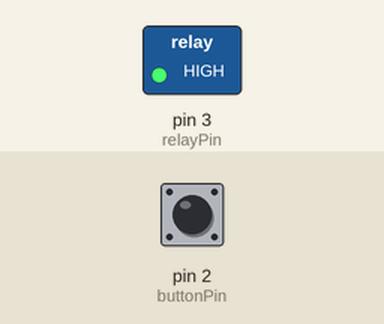
Bench run of a sketch on a simulated Arduino Uno, built with avr-gcc and run on an emulated ATmega328P. On the bench: switched loads named in the sketch (green lamp = pin HIGH). Dashed ring = blinking. Inputs (shaded band) come from the test bench; at power-on: pin 2 (buttonPin) HIGH.

Above: at 1.2 s.
1.3 s: pin 2 (buttonPin) pulled LOW for 0.15 s
At 2.2 s:
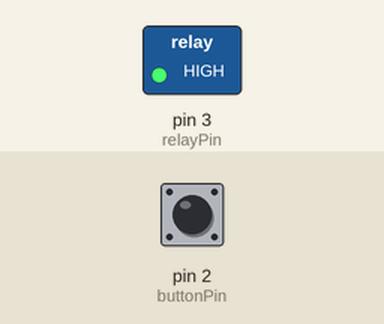
2.9 s: pin 2 (buttonPin) pulled LOW for 3.2 s
At 3.11 s:
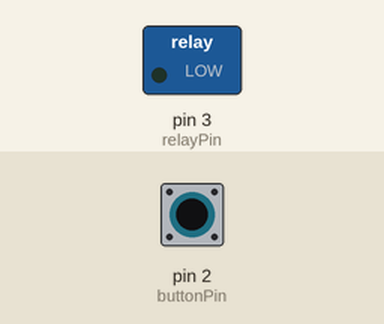
Timing chart, 0 to 7.6 s (numbered marks = the images above; inputs shaded):
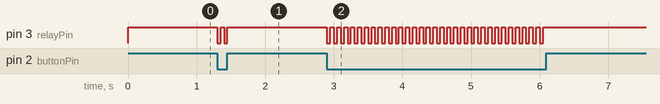

The sketch:

solenoid_control.ino
```cpp
const int buttonPin = 2;  // Pin for the button
const int relayPin = 3;   // Pin for the relay

void setup() {
  pinMode(buttonPin, INPUT_PULLUP); // Button as input with internal pull-up
  pinMode(relayPin, OUTPUT);        // Relay as output
  digitalWrite(relayPin, HIGH);     // Relay initially HIGH (off)
}

void loop() {
  int buttonState = digitalRead(buttonPin);

  if (buttonState == LOW) {         // Button is pressed
    while (digitalRead(buttonPin) == LOW) { // Keep toggling while button is held
      digitalWrite(relayPin, LOW);  // Turn relay on (LOW)
      delay(50);                    // Wait for 50 milliseconds
      digitalWrite(relayPin, HIGH); // Turn relay off (HIGH)
      delay(50);                    // Wait for 50 milliseconds
    }
  }
}
```

Measured:
- after the input at 1.3 s, pin 3 (relayPin): alternates HIGH for 0.05 s and LOW for 0.05 s, 4 changes in all, then stays HIGH, starting at once
- after the input at 2.9 s, pin 3 (relayPin): alternates HIGH for 0.05 s and LOW for 0.05 s, 64 changes in all, then stays HIGH, starting at once
